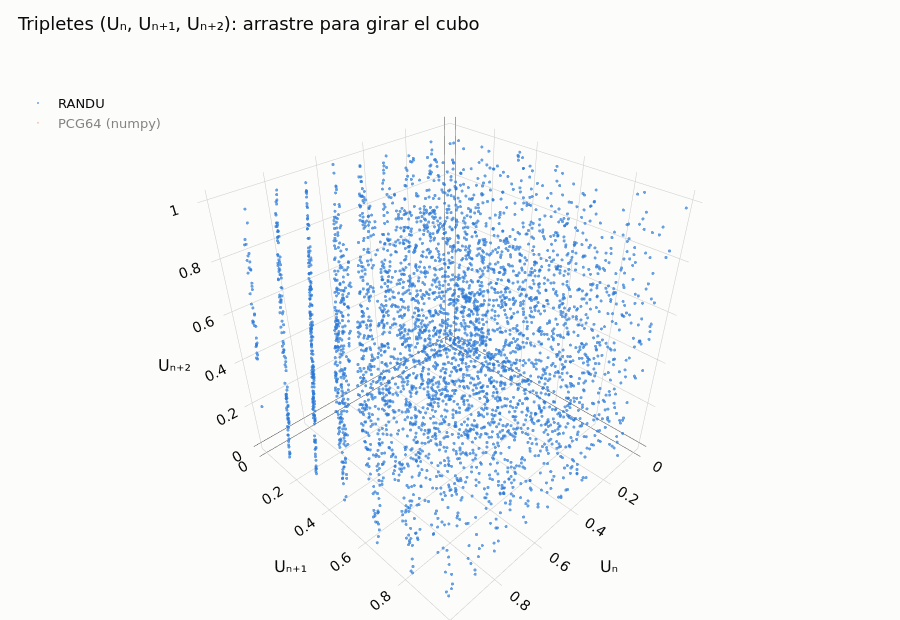

The notebook cell this image was saved under:
### Markdown cell above
> 🔎 **Moraleja.** Un generador aleatorio es un **instrumento de laboratorio**: si está descalibrado, todos los
> resultados que dependen de él están sesgados. Use siempre los generadores modernos de `numpy`.

### 🖱️ Gire usted mismo el cubo

En este gráfico 3D interactivo puede **arrastrar** para girar, usar la rueda del ratón para acercarse y hacer clic
en la leyenda para mostrar u ocultar cada generador. Con RANDU visible, gire lentamente el cubo hasta que la nube
"se abra" en láminas; luego compare con PCG64, que llena el cubo uniformemente desde cualquier ángulo.

### Code cell
import plotly.graph_objects as go

tr_randu, tr_pcg = triplets(u_randu)[:4000], triplets(u_pcg)[:4000]
fig = go.Figure()
fig.add_scatter3d(x=tr_randu[:, 0], y=tr_randu[:, 1], z=tr_randu[:, 2], mode="markers", name="RANDU",
                  marker=dict(size=1.8, color=ec.BLUE, opacity=0.7))
fig.add_scatter3d(x=tr_pcg[:, 0], y=tr_pcg[:, 1], z=tr_pcg[:, 2], mode="markers", name="PCG64 (numpy)",
                  marker=dict(size=1.8, color=ec.ORANGE, opacity=0.7), visible="legendonly")
fig.update_layout(title="Tripletes (Uₙ, Uₙ₊₁, Uₙ₊₂): arrastre para girar el cubo", height=620,
                  scene=dict(xaxis_title="Uₙ", yaxis_title="Uₙ₊₁", zaxis_title="Uₙ₊₂", aspectmode="cube"),
                  legend=dict(x=0.02, y=0.95), margin=dict(l=0, r=0, t=60, b=0))
fig.show()

### Figure 1 — Plotly figure (JSON) as saved in the notebook; plotly's stock layout.template omitted (floating-point values rounded to 4 significant figures; data arrays with more than 128 entries replaced by an {"elided": "..."} marker saying what was removed)
{"data": [{"marker": {"color": "#2a78d6", "opacity": 0.7, "size": 1.8}, "mode": "markers", "name": "RANDU", "type": "scatter3d", "x": {"elided": "4000 float values"}, "y": {"elided": "4000 float values"}, "z": {"elided": "4000 float values"}}, {"marker": {"color": "#eb6834", "opacity": 0.7, "size": 1.8}, "mode": "markers", "name": "PCG64 (numpy)", "type": "scatter3d", "visible": "legendonly", "x": {"elided": "4000 float values"}, "y": {"elided": "4000 float values"}, "z": {"elided": "4000 float values"}}], "layout": {"height": 620, "legend": {"x": 0.02, "y": 0.95}, "margin": {"b": 0, "l": 0, "r": 0, "t": 60}, "scene": {"aspectmode": "cube", "xaxis": {"title": {"text": "Uₙ"}}, "yaxis": {"title": {"text": "Uₙ₊₁"}}, "zaxis": {"title": {"text": "Uₙ₊₂"}}}, "title": {"text": "Tripletes (Uₙ, Uₙ₊₁, Uₙ₊₂): arrastre para girar el cubo"}}}
